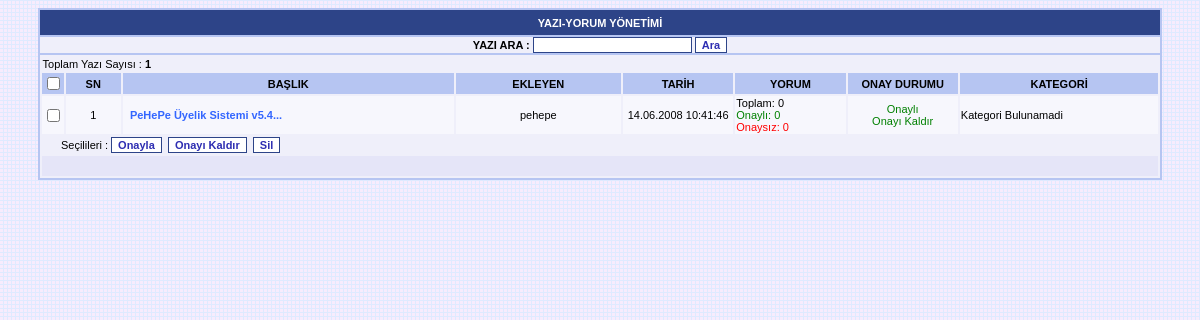
The page /yonetim/yazi_yonet.php (signed in) on the database its author committed.
### tables this page shows
CREATE TABLE `u_yazilar` (
  `yazino` int(10) unsigned NOT NULL auto_increment,
  `kategorino` int(5) NOT NULL default '0',
  `uyeno` int(10) unsigned NOT NULL default '0',
  `resim` char(20) default NULL,
  `baslik` char(100) NOT NULL,
  `yazi` text NOT NULL,
  `eklemetarihi` datetime NOT NULL default '0000-00-00 00:00:00',
  `duzenlemetarihi` datetime NOT NULL default '0000-00-00 00:00:00',
  `onay` enum('E','H') NOT NULL default 'H',
  `okunma` int(10) NOT NULL default '0',
  `puan` bigint(10) NOT NULL default '0',
  PRIMARY KEY  (`yazino`),
  KEY `kategorino` (`kategorino`)
);

CREATE TABLE `u_uyeler` (
  `uyeno` int(10) unsigned NOT NULL auto_increment,
  `resim` char(16) default NULL,
  `uyeadi` char(25) NOT NULL,
  `sifre` char(50) NOT NULL,
  `adi` char(50) NOT NULL,
  `soyadi` char(50) NOT NULL,
  `eposta` char(150) NOT NULL,
  `dogumtarihi` date NOT NULL default '0000-00-00',
  `seviye` mediumint(1) NOT NULL default '1',
  `onay` enum('E','H') NOT NULL default 'H',
  `yonay` mediumint(1) NOT NULL default '0',
  `kayittarihi` datetime NOT NULL default '0000-00-00 00:00:00',
  `girisdenemesayi` tinyint(3) NOT NULL default '0',
  `girisdenemetarih` datetime NOT NULL default '0000-00-00 00:00:00',
  `girissayisi` int(5) NOT NULL default '0',
  `songiris` datetime NOT NULL default '0000-00-00 00:00:00',
  `songiristarihi` datetime NOT NULL default '0000-00-00 00:00:00',
  `guncellemetarihi` datetime NOT NULL default '0000-00-00 00:00:00',
  `onlinetarih` datetime NOT NULL default '0000-00-00 00:00:00',
  `ip` char(50) NOT NULL default '1',
  `onaykodu` char(50) NOT NULL,
  `bilgi` mediumint(1) NOT NULL default '0',
  PRIMARY KEY  (`uyeno`),
  UNIQUE KEY `uyeadi_2` (`uyeadi`)
);

### www/yonetim/yazi_yonet.php (the view, shortened to what the rows shown need)
<?php
require_once ("../icerik/vt.inc.php");
require_once ("../icerik/fonk.inc.php");
$fonk = new Fonksiyon();
$yyvt = new Baglanti();
?>
<!DOCTYPE html PUBLIC "-//W3C//DTD XHTML 1.0 Transitional//EN" "http://www.w3.org/TR/xhtml1/DTD/xhtml1-transitional.dtd">
<html xmlns="http://www.w3.org/1999/xhtml">
<head>
<link rel="stylesheet" href="ystil.css" />
</head>
<body background="yonetimresim/bg.gif">
<?php
@ $islem = intval($_GET['islem']);
@ $aranan_yazi = trim(strip_tags(htmlspecialchars($_REQUEST['yaziara'])));
@ $kategorino  = intval($_REQUEST['kategorino']);
@ $y = abs(intval($_REQUEST['y']));
if (empty($islem))
{
	$arama_kosul           = 'WHERE yazino>0';
  if (empty($aranan_yazi) && empty($kategorino))
  {
    $aranan               = '';
  }
	if (KATEGORI_SAYI > 0)
  {
    if ($kategorino>0)
    {
      $altkategori_dizi = $fonk->kategoriIdListe($kategorino);
      if (count($altkategori_dizi)>0)
      $arama_kosul .= " AND kategorino IN (".$kategorino.",".implode(',',$altkategori_dizi).")";
      else
      $arama_kosul .= ' AND kategorino='.$kategorino;
    }
		$aranan        .= "&kategorino=$kategorino";
  } else {
    $arama_kosul .= ' AND kategorino=0';
  }
  ?>
  <table border="1" align="center" cellpadding="0" cellspacing="0" width="95%" bgcolor="#efeffa" bordercolor="#b6c5f2">
    <tr bgcolor="#efeffa">
      <td align="center" width="100%" bgcolor="#efeffa">
			  <form action="yazi_yonet.php?islem=3&aranan=<?php echo $aranan; ?>&kategorino=<?php echo $kategorino; ?>&y=<?php echo $y; ?>" method="post" name="yazilar">
        <table border="0" cellpadding="1" cellspacing="2" width="100%" id="autonumber7" bgcolor="#efeffa">
          <?php
          $limit = 30;
          if(empty($y))
          {
            $y = 1;
            $baslangic = 0;
          } else {
            $baslangic = ($y - 1) * $limit;
          }
          $yyvt->query("SELECT yazino,kategorino,uyeno,baslik,eklemetarihi,okunma,onay FROM ".TABLO_ONEKI."yazilar $arama_kosul ORDER BY onay DESC, eklemetarihi DESC LIMIT $baslangic,$limit");
          $yazi_sayi = $yyvt->numRows();
          if ($yazi_sayi == 0)
          {
            echo '
            <tr>
              <td  width="100%" bgcolor="#f0f8ff" align="center" height="30" colspan="8"><font color="#ff0000">'.$dil['KayitBulunamadi'].'</font></td>
            </tr>';
          } else {
            $ysayi = 0;
            for ($i=0; $i<$yazi_sayi; $i++)
            {
              $yazi_bilgi  = $yyvt->fetchArray();
              $yazi_no          = intval($yazi_bilgi["yazino"]);
              $yazi_baslik      = $fonk->yazdir_duzen($yazi_bilgi["baslik"]);
              $yazi_tarih       = $yazi_bilgi["eklemetarihi"];
              $yazi_yazar       = intval($yazi_bilgi["uyeno"]);
              $yazi_onay        = $yazi_bilgi["onay"];
              $yazi_kategori    = $yazi_bilgi['kategorino'];
              $ysayi++;
              $y_sira           = $baslangic+$ysayi;
              $yazi_baslik      = substr($yazi_baslik,0,50).'...';
              if (($ysayi % 2) == 0)
              {
                $bg_color = '#dae1f9';
              } else {
                $bg_color = '#f7f7fd';
              }
              if ($yazi_onay == 'E')
              {
                $onay = '<font color="#008000">'.$dil['Onayli'].'</font><br /><a href="yazi_yonet.php?islem=3&yazilar_'.$yazi_no.'='.$yazi_no.'&islemonaykaldir=1"><font color="#008000">'.$dil['OnayiKaldir'].'</font></a>';
              } else {
                $onay = '<font color="#ff0000">'.$dil['Onaysiz'].'</font><br /><a href="yazi_yonet.php?islem=3&yazilar_'.$yazi_no.'='.$yazi_no.'&islemonay=1"><font color="#ff0000">'.$dil['Onayla'].'</font></a>';
              }
              $toplam_onayli_yorum          = $yyvt->kayitSay("SELECT COUNT(yorumno) FROM ".TABLO_ONEKI."yorumlar WHERE onay='E' AND yazino=$yazi_no");
              $toplam_onaysiz_yorum        = $yyvt->kayitSay("SELECT COUNT(yorumno) FROM ".TABLO_ONEKI."yorumlar WHERE onay='H' AND yazino=$yazi_no");
              $toplam_yorum = intval($toplam_onayli_yorum+$toplam_onaysiz_yorum);
              ?>
              <tr bgcolor="<?php echo $bg_color; ?>">
                <td width="2%" align="center"><input type="checkbox" id="yazilar" name="<?php echo 'yazilar_'.$yazi_no; ?>" value="<?php echo $yazi_no; ?>" class="input" /></td>
                <td width="5%" height="20" align="center"><?php echo $y_sira; ?></td>
                <td width="30%" height="20" align="left">&nbsp;&nbsp;<a href="?islem=2&yno=<?php echo $yazi_no.$aranan; ?>"><font color="#3366ff"><strong><?php echo $yazi_baslik; ?></strong></font></a></td>
                <td width="15%" align="center"><?php echo $fonk->uye_adi($yazi_yazar); ?></td>
                <td width="10%" align="center"><?php echo $fonk->duzgun_tarih_saat($yazi_tarih,true); ?></td>
                <td width="10%" align="left"><?php echo $dil['Toplam']; ?>: <?php echo $toplam_yorum; ?><br /><font color="#008000"><?php echo $dil['Onayli']; ?>: <?php echo $toplam_onayli_yorum; ?></font><br /><font color="#ff0000"><?php echo $dil['Onaysiz']; ?>: <?php echo $toplam_onaysiz_yorum; ?></font></td>
                <td width="10%" align="center"><?php echo $onay; ?></td>
								<td width="18%" align="left" style="padding-left:1px">
								<?php
								if (KATEGORI_SAYI > 0)
								{
									echo '&nbsp;<b>';
									if (!$kategoriadi = $fonk->kategoriAdi($yazi_kategori))
									$kategoriadi = $dil['ButunKonular'];
									echo $kategoriadi.'</b><br />';
								  echo '<select name="kategorino" id="kategorino" class="input" onchange="atla(\'self\',this,0);">';
									echo '<option value="0">'.$dil['ButunKonular'].'</option>';
                  $kategoriler_dizi = $fonk->kategoriListe(0,0);
                  for ($k=0; $k<count($kategoriler_dizi); $k++)
                  {
                    $kategorino = $kategoriler_dizi[$k][0];
                    $kategoriadi = $kategoriler_dizi[$k][1];
                    echo '<option value="yazi_yonet.php?islem=9&yazino='.$yazi_no.'&kategorino='.$kategorino.'&y='.$y.'"';
										if ($kategorino == $yazi_kategori) echo ' selected="selected"'; echo '>';
                    $level = $kategoriler_dizi[$k][2];
                    for ($j=0;$j<$level;$j++) echo '&nbsp;&nbsp;';
                    echo $kategoriadi.'</option>';
                  }
									echo '</select>';
								} else {
								  echo $dil['KategoriBulunamadi'];
								}
								?>
								</td>
							</tr>
            <?php
            }
            ?>
          <?php
          }
          ?>
        </table>
				</form>
      </td>
    </tr>
  </table>
<?php
}
?>

### rows shown on the page
u_yazilar: baslik "PeHePe Üyelik Sistemi v5.4...", uyeno.uyeadi "pehepe", eklemetarihi "14.06.2008 10:41:46"

### other values the page prints
$dil['YAZI_YORUM_YONETIMI'] "YAZI-YORUM YÖNETİMİ"
$dil['YAZI_ARA'] "YAZI ARA"
$dil['ToplamYaziSayisi'] "Toplam Yazı Sayısı"
$toplamyazi "1"
$dil['BASLIK'] "BAŞLIK"
$dil['EKLEYEN'] "EKLEYEN"
$dil['TARIH'] "TARİH"
$dil['YORUM'] "YORUM"
$dil['ONAY_DURUMU'] "ONAY DURUMU"
$dil['KATEGORI'] "KATEGORİ"
$y_sira "1"
$toplam_yorum "0"
$toplam_onayli_yorum "0"
$toplam_onaysiz_yorum "0"
$dil['Secilileri'] "Seçilileri"
